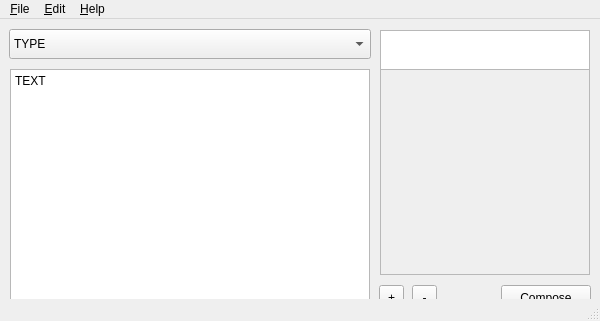
<?xml version="1.0" encoding="UTF-8"?>
<ui version="4.0">
 <class>MainWindow</class>
 <widget class="QMainWindow" name="MainWindow">
  <property name="geometry">
   <rect>
    <x>0</x>
    <y>0</y>
    <width>600</width>
    <height>321</height>
   </rect>
  </property>
  <property name="windowTitle">
   <string>MainWindow</string>
  </property>
  <widget class="QWidget" name="centralwidget">
   <widget class="QToolButton" name="plus_button">
    <property name="geometry">
     <rect>
      <x>379</x>
      <y>266</y>
      <width>25</width>
      <height>25</height>
     </rect>
    </property>
    <property name="text">
     <string>+</string>
    </property>
   </widget>
   <widget class="QToolButton" name="minus_button">
    <property name="geometry">
     <rect>
      <x>412</x>
      <y>266</y>
      <width>25</width>
      <height>25</height>
     </rect>
    </property>
    <property name="text">
     <string>-</string>
    </property>
   </widget>
   <widget class="QScrollArea" name="scrollArea">
    <property name="geometry">
     <rect>
      <x>380</x>
      <y>11</y>
      <width>210</width>
      <height>245</height>
     </rect>
    </property>
    <property name="widgetResizable">
     <bool>true</bool>
    </property>
    <widget class="QWidget" name="scrollAreaWidgetContents">
     <property name="geometry">
      <rect>
       <x>0</x>
       <y>0</y>
       <width>208</width>
       <height>243</height>
      </rect>
     </property>
     <widget class="QListWidget" name="listWidget">
      <property name="geometry">
       <rect>
        <x>-1</x>
        <y>-1</y>
        <width>210</width>
        <height>40</height>
       </rect>
      </property>
     </widget>
    </widget>
   </widget>
   <widget class="QToolButton" name="compose_button">
    <property name="geometry">
     <rect>
      <x>501</x>
      <y>266</y>
      <width>90</width>
      <height>25</height>
     </rect>
    </property>
    <property name="text">
     <string>Compose</string>
    </property>
   </widget>
   <widget class="QComboBox" name="type_box">
    <property name="geometry">
     <rect>
      <x>9</x>
      <y>10</y>
      <width>362</width>
      <height>30</height>
     </rect>
    </property>
    <property name="cursor">
     <cursorShape>ArrowCursor</cursorShape>
    </property>
    <item>
     <property name="text">
      <string>TYPE</string>
     </property>
    </item>
    <item>
     <property name="text">
      <string>Slugline</string>
     </property>
    </item>
    <item>
     <property name="text">
      <string>Subheader</string>
     </property>
    </item>
    <item>
     <property name="text">
      <string>Action</string>
     </property>
    </item>
    <item>
     <property name="text">
      <string>Character</string>
     </property>
    </item>
    <item>
     <property name="text">
      <string>Dialogue</string>
     </property>
    </item>
    <item>
     <property name="text">
      <string>Parenthetical</string>
     </property>
    </item>
    <item>
     <property name="text">
      <string>Extension</string>
     </property>
    </item>
    <item>
     <property name="text">
      <string>Transition</string>
     </property>
    </item>
    <item>
     <property name="text">
      <string>Shot</string>
     </property>
    </item>
    <item>
     <property name="text">
      <string/>
     </property>
    </item>
   </widget>
   <widget class="QPlainTextEdit" name="text_box">
    <property name="geometry">
     <rect>
      <x>10</x>
      <y>50</y>
      <width>360</width>
      <height>240</height>
     </rect>
    </property>
    <property name="plainText">
     <string>TEXT</string>
    </property>
   </widget>
  </widget>
  <widget class="QMenuBar" name="menubar">
   <property name="geometry">
    <rect>
     <x>0</x>
     <y>0</y>
     <width>600</width>
     <height>25</height>
    </rect>
   </property>
   <widget class="QMenu" name="menu_File">
    <property name="title">
     <string>&amp;File</string>
    </property>
    <addaction name="action_open"/>
    <addaction name="separator"/>
    <addaction name="action_Save"/>
    <addaction name="action_Recent_2"/>
    <addaction name="separator"/>
    <addaction name="action_Recent"/>
    <addaction name="action_Save_as"/>
   </widget>
   <widget class="QMenu" name="menuEdit">
    <property name="title">
     <string>&amp;Edit</string>
    </property>
    <addaction name="actionPreferences"/>
   </widget>
   <widget class="QMenu" name="menu_Help">
    <property name="title">
     <string>&amp;Help</string>
    </property>
   </widget>
   <addaction name="menu_File"/>
   <addaction name="menuEdit"/>
   <addaction name="menu_Help"/>
  </widget>
  <widget class="QStatusBar" name="statusbar"/>
  <action name="action_open">
   <property name="text">
    <string>&amp;New</string>
   </property>
  </action>
  <action name="action_Save">
   <property name="text">
    <string>&amp;Open</string>
   </property>
  </action>
  <action name="action_Recent">
   <property name="text">
    <string>&amp;Save</string>
   </property>
  </action>
  <action name="action_Recent_2">
   <property name="text">
    <string>&amp;Recent</string>
   </property>
  </action>
  <action name="actionPreferences">
   <property name="text">
    <string>Preferences</string>
   </property>
  </action>
  <action name="action_Save_as">
   <property name="text">
    <string>&amp;Save as..</string>
   </property>
  </action>
 </widget>
 <resources/>
 <connections/>
</ui>
